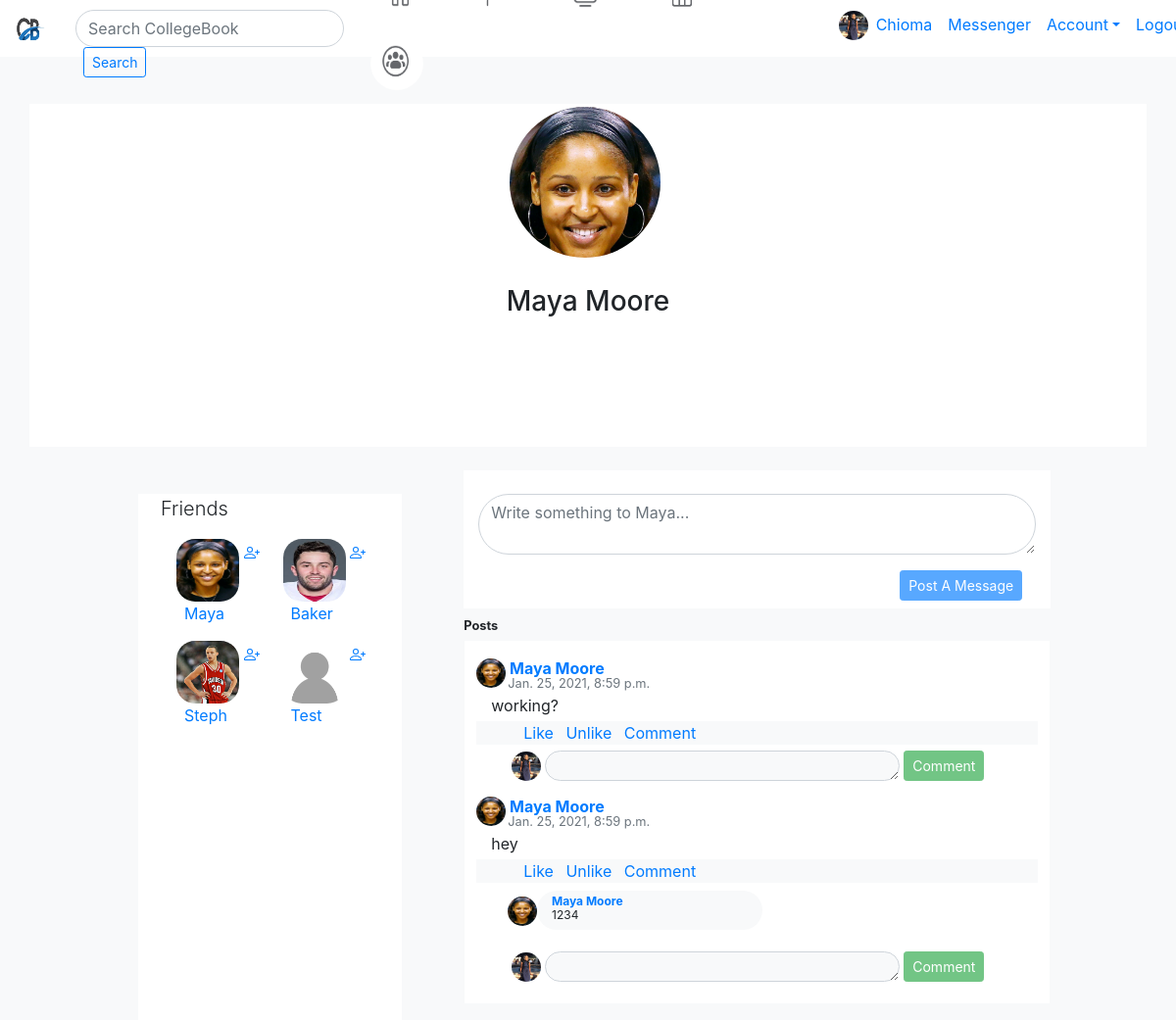
The app's page /Maya/Moore/7 (signed in) with its own data.
### wallApp/models.py (models this page shows, shortened)
class User(models.Model):
    firstName = models.CharField(max_length = 255)
    lastName = models.CharField(max_length = 255)
    birthdayMonth = models.CharField(max_length = 30, null = True)
    birthdayDay = models.IntegerField(null = True)
    birthdayYear = models.IntegerField(null = True)
    emailAddress = models.CharField(max_length = 255)
    password = models.CharField(max_length = 255)
    confirmPassword = models.CharField(max_length = 255)
    profilePic= models.ImageField(upload_to='submittedProfilePicImages/', null=True, verbose_name="")
    profileInfo = models.CharField(max_length = 255, default = "")
    friends = models.ManyToManyField('self', related_name="friendship") # Self states this ManyToManyField is symmetrical – that is, if I am your friend, then you are my friend.
    objects = UserManager()
    createdAt = models.DateTimeField(auto_now_add = True)
    updatedAt = models.DateTimeField(auto_now = True)

class Message(models.Model):
    message = models.TextField()
    user = models.ForeignKey(User, related_name = "messages", on_delete=models.CASCADE) #the user who makes the post
    userReceivesPost = models.ForeignKey(User, related_name = "postRecipient", on_delete=models.CASCADE, null=True,) #the user who receives the post
    userLikes = models.ManyToManyField(User, related_name = 'theLiker') # the user who likes the post
    likeMessageCount = models.IntegerField(default = 0)
    likeMessageCountMinusDisplayNames = models.IntegerField(default = 0)
    objects = MessageManager()
    createdAt = models.DateTimeField(auto_now_add=True)
    updatedAt = models.DateTimeField(auto_now=True)

class Comment(models.Model):
    comment = models.TextField()
    message = models.ForeignKey(Message, related_name = "comments", on_delete=models.CASCADE)
    user = models.ForeignKey(User, related_name = "comments", on_delete=models.CASCADE) #the user who makes the comment
    userReceivesComment = models.ForeignKey(User, related_name = "commentee", on_delete=models.CASCADE, null=True,) #the user who receives the comment
    objects = CommentManager()
    createdAt = models.DateTimeField(auto_now_add=True)
    updatedAt = models.DateTimeField(auto_now=True)

### wallApp/views.py (the view, shortened to what this page needs)
# urls.py: path('<str:userFirstName>/<str:userLastName>/<int:userId>', views.specificUsersPage, name='specificUsersPage'),
def specificUsersPage(request, userFirstName, userLastName, userId, messageId = 0):
    print("THIS IS THE SPECIFIC USER'S PAGE ROUTE.")
    specificUsersPage = User.objects.get(id=userId) #retreiving from the url
    specificUsersFirstName = User.objects.get(firstName=userFirstName) #retreiving from the url
    specificUsersLastName = User.objects.get(lastName=userLastName) #retreiving from the url
    specificUsersMessages = Message.objects.filter(userReceivesPost = userId).order_by('-createdAt')
    allUsers = User.objects.all()
    print("THIS IS THE LAST PRINT STATEMENT OF THE SPECIFIC USER'S PAGE ROUTE.")
    context = {
        'specificUsersPage': specificUsersPage,
        'specificUsersMessages': specificUsersMessages,
        'allUsers': allUsers,
        'loggedInUser': User.objects.get(id=request.session['loginInfo']),
        }
    return render(request, "specificUserPage.html", context)

### wallApp/templates/specificUserPage.html (shortened to what this page needs)
<!DOCTYPE html>
<html lang="en">
<head>
    <link rel="stylesheet" href="https://stackpath.bootstrapcdn.com/bootstrap/4.5.0/css/bootstrap.min.css"
>
    <link rel="stylesheet" href="//code.jquery.com/ui/1.12.1/themes/base/jquery-ui.css">
    {% load static %}
    <link rel="stylesheet" href="{% static 'css/collegeWall.css' %}">
</head>
<body class="bg-light">
    <nav class="navbar navbar-expand-lg navbar-blue bg-white" id="navBar">
        <a class="navbar-brand" href="">
            <img id="logoIcon" src="{% static 'Images/logo.png' %}" alt="A stock image of a logo with the two letters CB to represent Collegebook." />
        </a>
            <form class="form-inline col-sm-3" id="searchBarForm">
                <input class="form-control rounded-pill " id="searchBarInput" type="search" placeholder="Search CollegeBook" aria-label="Search">
                <button class="btn btn-outline-primary btn-sm ml-2" id="searchBarButton" type="submit">Search</button>
            </form>
        <div class="col-sm-5 "  id="navIconsDiv mt-2">
            <button class="btn btn-outline-light my-2 my-sm-0 buttonOfNavIcons">
                <img class=" mr-3" id="navIconHome" src="{% static 'Images/home.png' %}" alt="A stock image of a logo with the two letters CB to represent Collegebook." />
            </button>
            <button class="btn btn-outline-light my-2 my-sm-0 pl-2 pr-2 buttonOfNavIcons">
                <img class="mr-3" id="navIconPage" src="{% static 'Images/pages.png' %}" alt="A stock image of a logo with the two letters CB to represent Collegebook." />
            </button>
            <button class="btn btn-outline-light my-2 my-sm-0 pl-2 pr-2 buttonOfNavIcons">
                <img class="mr-3" id="navIconWatch" src="{% static 'Images/watch.png' %}" alt="A stock image of a logo with the two letters CB to represent Collegebook." />
            </button>
            <button class="btn btn-outline-light my-2 my-sm-0 pl-2 pr-2 buttonOfNavIcons">
                <img class="mr-3" id="navIconMarketplace" src="{% static 'Images/marketplace.png' %}" alt="A stock image of a logo with the two letters CB to represent Collegebook." />
            </button>
            <button class="btn btn-outline-light my-2 my-sm-0 pl-2 pr-4 buttonOfNavIcons">
                <img class="mr-3" id="navIconGroups" src="{% static 'Images/groups.png' %}" alt="A stock image of a logo with the two letters CB to represent Collegebook." />
            </button>
        </div>
        <div class="col-sm-3 mb-2" id="">
            <ul class="navbar-nav mr-auto">
                <li class="nav-item active">
                    <a id="linkForNavIconProfPic" href="/home" class="d-inline ">
                    {% if not loggedInUser.profilePic == "" %}
                        <img src='{{ loggedInUser.profilePic }}' id="navIconProfPic" class="d-inline">
                    {% endif %}
                    </a>
                    <li class="nav-item">
                        <a class="nav-link" href="/home">{{loggedInUser.firstName}}</a>
                    </li>
                    <li class="nav-item">
                        <a class="nav-link" href="">Messenger</a>
                    </li>
                </li>
                <li class="nav-item dropdown">
                    <a class="nav-link dropdown-toggle" href="" id="dropdownSymbol" role="button" data-toggle="dropdown">Account</a>
                </li>
                <li class="nav-item active">
                    <a class="nav-link" href="/logout">Logout <span class="sr-only">(current)</span></a>
                </li>
            </ul>
        </div>
    </nav>
    <div class="container">
        <div class="row bg-white mt-5">
            <div class="col-sm bg-white">
            </div>
            <div class="col-sm profilePicBanner">
                    <div id="profilePicContainer">
                        <img src='{{ specificUsersPage.profilePic }}' id="thumbnail" class="uploadedPhotoProperties">
                    </div>
                    <h3 class="" id="userNameText">{{specificUsersPage.firstName}} {{specificUsersPage.lastName}}</h3>
            </div>
            <div class="col-sm bg-white">
            </div>
        </div>
        <div class="row ml-5 mt-4">
            <div class="col-sm-3 mt-4 ml-5 bg-white friendsDiv">
                <p class="lead mr-2 pl-2">Friends</p>
                {% for user in allUsers %}
                    {% if loggedInUser.id != user.id  %}
                        {% if user.profilePic == "" %}
                <figure class="ml-4 d-inline-block">
                    <a href="/{{user.firstName}}/{{user.lastName}}/{{user.id}}">
                        <img src="{% static 'Images/blankAvatar.png' %}" id="" class="friendsIconProfPic " alt="A thumbnail photo of the user">
                        <figcaption class="ml-2">{{user.firstName}}</figcaption>
                    </a>
                </figure>
                    <a href="/home">
                    </a>
                    {% else %}
                <div class="d-inline-block">
                    <figure class="ml-4">
                        <a href="/{{user.firstName}}/{{user.lastName}}/{{user.id}}">
                            <img src="{{user.profilePic}}" id="" class="friendsIconProfPic" alt="A thumbnail photo of the user">
                        </a>
                        <a href="/home">
                        </a>
                        <a href="/{{user.firstName}}/{{user.lastName}}/{{user.id}}">
                            <figcaption class="ml-2">{{user.firstName}}</figcaption>
                        </a>
                    </figure>
                </div>
                        {% endif%}
                    {% endif %}
                {% endfor %}
            </div>
            <div class="col-sm-7 ml-5">
                <form class="mb-2 bg-white col-sm-12" action="" method="post" id="postAMessageForm">
                    <div class="form-group">
                        <textarea class="form-control rounded-pill" id="userMessageID" name="userMessage" rows="2" placeholder="Write something to {{specificUsersPage.firstName}}... "></textarea>
                    </div>
                    <button type="submit" class="btn btn-primary mb-2 btn-sm" id="postAMessageButton">Post A Message</button>
                </form>
                <small class="font-weight-bold">Posts</small>
                <table class="table table-borderless">
                    <tbody>
                        <tr>
                            <td class="border border border-light bg-white">
                            {% for message in specificUsersMessages %}
                                <div class="messageContentsDiv">
                                    {% if message.user.id == loggedInUser.id %}
                                            <a href="/home">
                                                {% if not message.user.profilePic == "" %}
                                                    <img src="{{message.user.profilePic}}" id="navIconProfPic" alt="">
                                                {% endif %}
                                                    {{message.user.firstName}} {{message.user.lastName}}
                                            </a>
                                    {% else %}
                                    <a href="/{{message.user.firstName}}/{{message.user.lastName}}/{{message.user.id}}">
                                        {% if not message.user.profilePic == "" %}
                                        <img src="{{message.user.profilePic}}" id="navIconProfPic" alt="">
                                        {% endif %}
                                        {{message.user.firstName}} {{message.user.lastName}}
                                    </a>
                                    {% endif %}
                                            {% if message.user.profilePic == "" %}
                                                <small class="d-block ml-4 text-secondary messageCreatedAt">{{message.createdAt}}</small>
                                            {% else %}
                                                <small class="d-block ml-4 text-secondary messageCreatedAtWithThumbnail">{{message.createdAt}}</small>
                                            {% endif %}
                                </div>
                                <p class="col-sm mb-0 mt-0 ml-0  messageText">{{message.message}} </p>
                                <div class=" col-sm-12 mr-3 pl-5 mt-0 bg-light">
                                    <a class="mr-2 hover" href="/like/{{message.id}}">Like</a>
                                    <a class="mr-2" href="/unlike/{{message.id}}">Unlike</a>
                                    <a class="" href="">Comment</a>
                                </div>
                                {% for comment in message.comments.all %}
                                    <div class="commentSectionDiv row mt-2 ml-3 mb-3">
                                            <img src="{{comment.user.profilePic}}" id="navIconProfPic" alt="" class="d-inline ml-3">
                                            <div class="badge rounded-pill bg-light commentSection ">
                                                <a href="/{{comment.user.firstName}}/{{comment.user.lastName}}/{{comment.user.id}}"  class="commentHeadText d-block">{{comment.user.firstName}} {{comment.user.lastName}}</a>
                                                <p class="commentSubText d-block">{{comment.comment}}</p>
                                            </div>
                                    </div>
                                {% endfor %}
                                <form class="col-sm ml-0 sm mb-0 mt-0 pt-0 pb-0" action="{% url 'processComment' userFirstName=specificUsersPage.firstName userLastName=specificUsersPage.lastName userId=specificUsersPage.id %}" method="post" id="postACommentForm">
                                    <div class="form-group mt-0 mb-0 commentSubDiv">
                                    {% if not loggedInUser.profilePic == "" %}
                                        <img src="{{loggedInUser.profilePic}}" id="navIconProfPic" alt="" class="d-inline mt-3 ml-3">
                                    {% endif %}
                                        <textarea class="form-control form-control-sm col-sm-8 mt-3 rounded-pill bg-light text-black d-inline commentTextAreaOnForm" rows="1" id="userCommentID" name="userComment"></textarea>
                                        <button type="submit" id="" class="btn btn-primary mt-3 btn-success btn-sm d-inline postACommentButton">Comment</button>
                                    </div>
                                </form>
                                {% endfor %}
                            </td>
                        </tr>
                    </tbody>
                </table>
            </div>
        </div>
    </div>
</body>
</html>

### wallApp/static/CSS/collegeWall.css (style rules this page uses)
* { vertical-align: top; }
.buttonOfNavIcons { border-color: transparent; margin-top: 8px; }
.commentHeadText { margin-left: 10px; margin-top: 2px; padding-bottom: 2px; text-align: left; font-weight: bold; }
.commentSectionDiv { width: 500px; height: 40px; }
.commentSection { width: 230px; height: 40px; }
.commentSubText { text-align: left; font-weight: normal; margin-left: 10px; }
.friendsIconProfPic { width: 64px; height: 64px; border-radius: 30%; position: relative; }
.friendsDiv { display: table; width: 254px; }
#logoIcon { width: 30px; height: 30px; border-radius: 60%; }
.messageContentsDiv { height: 48px; margin-bottom: -2px; font-weight: bold; }
small.messageCreatedAtWithThumbnail { position: relative; top: -14px; left: 8px; }
.messageText { top: -4px; }
#navBar { height: 58px; }
#navIconGroups { width: 54px; height: 54px; border-radius: 60%; }
#navIconHome { width: 54px; height: 54px; border-radius: 60%; }
#navIconMarketplace { width: 60px; height: 50px; margin-top: 6px; border-radius: 60%; }
#navIconPage { width: 50px; height: 40px; border-radius: 60%; margin-top: -4px; }
#navIconProfPic { width: 30px; height: 30px; border-radius: 60%; margin-top: 6px; }
#navIconWatch { width: 60px; height: 60px; border-radius: 60%; margin-top: -2px; }
#postACommentForm { top: -10px; }
#postAMessageButton { margin-left:430px; }
.profilePicBanner { background-color: white; height: 350px; }
#profilePicContainer { height: 160px; width: 160px; border: 3px dashed darkgray; background-color: #fafafa; font-family: "Calibri"; font-size: 9px; text-align: center; vertical-align: middle; padding-top: 30px; color: darkgrey; cursor: pointer; border-radius: 50%; margin-left: 92px; margin-bottom: 25px; position: relative; overflow: hidden; }
#searchBarForm { height: 38px; width: 180px; }
.uploadedPhotoProperties { position: absolute; top: -10px; left: 50%; width: 110%; transform: translateX(-50%); }
#userNameText { text-align: center; }

### records on screen
User: firstName "Chioma"
User: firstName "Maya", lastName "Moore", shows a picture, userMessage "Write something to Maya..."
User: profilePic (picture), firstName "Baker"
User: shows a picture, firstName "Steph"
User: firstName "Test"
Message: user.firstName "Maya", user.lastName "Moore", createdAt "Jan. 25, 2021, 8:59 p.m.", message "working?"
Message: user.firstName "Maya", user.lastName "Moore", createdAt "Jan. 25, 2021, 8:59 p.m.", message "hey"
Comment: user.firstName "Maya", user.lastName "Moore", comment "1234"
